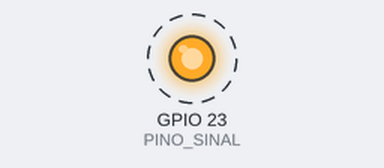
This sketch was run on a simulated ESP32. On the bench: output pins drawn as LEDs (lit = HIGH). Dashed ring = blinking.

Above: at 0.12 s.
Timing chart, 0 to 3.0 s (numbered marks = the images above):
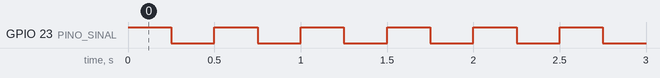

Measured:
- by itself, GPIO 23 (PINO_SINAL): alternates HIGH for 0.25 s and LOW for 0.25 s

The sketch:

gabarito.ino
```cpp
/*
 * ESCAPE BOX - Gabarito (uso do professor e para testar a caixa)
 * Mude DESAFIO para 1, 2 ou 3 e grave na placa do aluno.
 */

#define DESAFIO 1

const int PINO_SINAL = 23;
const int PINO_POT   = 34;
const int FAIXA_MIN  = 2000;
const int FAIXA_MAX  = 2800;
const int DESLOC     = 7;

void setup() {
  Serial.begin(115200);
  Serial2.begin(9600, SERIAL_8N1, 16, 17);
  pinMode(PINO_SINAL, OUTPUT);
}

void loop() {
#if DESAFIO == 1
  // 2 Hz: periodo de 500 ms
  digitalWrite(PINO_SINAL, HIGH);
  delay(250);
  digitalWrite(PINO_SINAL, LOW);
  delay(250);

#elif DESAFIO == 2
  int v = analogRead(PINO_POT);
  if (v >= FAIXA_MIN && v <= FAIXA_MAX) digitalWrite(PINO_SINAL, HIGH);
  else digitalWrite(PINO_SINAL, LOW);
  Serial.println(v);   // util para calibrar contra a leitura do mestre
  delay(10);

#elif DESAFIO == 3
  if (Serial2.available()) {
    String linha = Serial2.readStringUntil('\n');
    linha.trim();
    if (linha.startsWith("MSG:")) {
      String cifra = linha.substring(4);
      String resposta = "";
      for (unsigned int i = 0; i < cifra.length(); i++) {
        resposta += char((cifra[i] - 'A' - DESLOC + 26) % 26 + 'A');
      }
      Serial2.println(resposta);
      Serial.println(cifra + " -> " + resposta);
    }
  }
#endif
}
```
